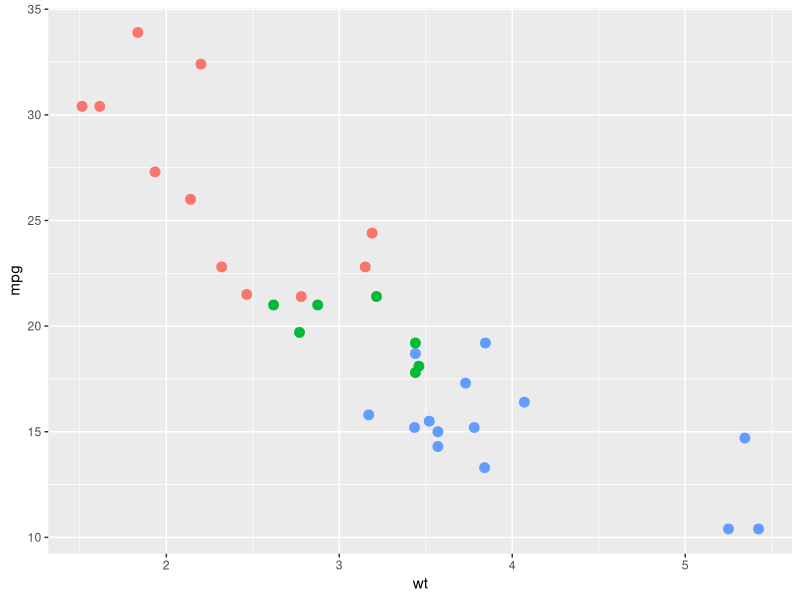
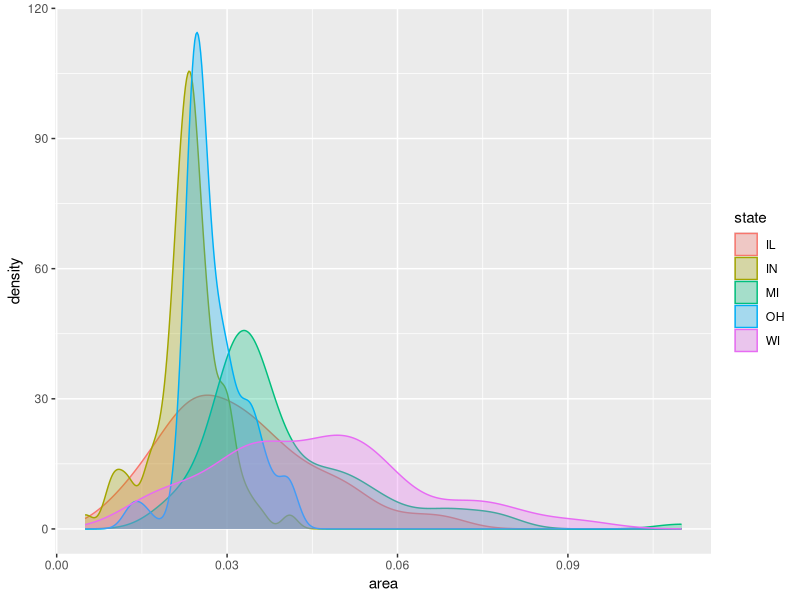

These figures' R source, in order:
## ---- chunk 1
library(dplyr)
df <- as.data.frame(rbind(
c("68\\%", "$\\bar{y} \\pm 1 \\times SE_{\\bar{y}}$"),
c("95\\%", "$\\bar{y} \\pm 2 \\times SE_{\\bar{y}}$"),
c("99\\%", "$\\bar{y} \\pm 3 \\times SE_{\\bar{y}}$")
))

df %>% knitr::kable(col.names = c("CI", "Formula")) 
## ---- chunk 2
library(ggplot2)
ggplot(mtcars, aes(wt, mpg)) +
    geom_point(size=3, aes(colour=factor(cyl))) +
    theme(legend.position="none")
## ---- chunk 3
library(ggplot2)
p <- ggplot(data = midwest,
            mapping = aes(x = area,
                          fill = state,
                          color = state)) +
    geom_density(alpha = 0.3)
## save to file
suppressMessages(ggsave("densities.pdf", p))
